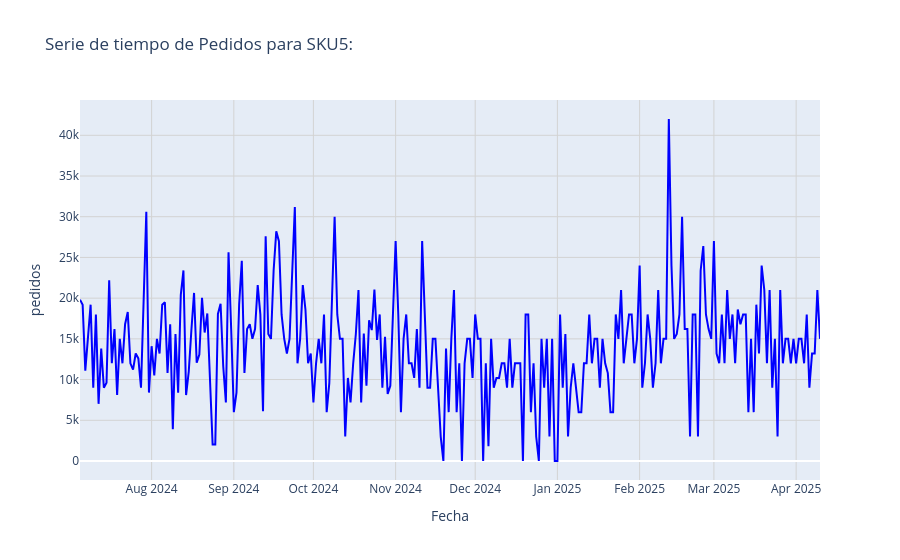

Write notebook code for a chart like this one.
### Code cell
df_sku = df[df["sku"] == sku].copy()
df_sku = df_sku.drop("sku", axis=1)

# graficamos la serie de tiempo del SKU seleccionado usando plotly
fig = px.line(
    df_sku,
    x="fecha",
    y="pedidos",
    title=f"Serie de tiempo de Pedidos para {sku}:",
)
fig.update_layout(
    xaxis_title="Fecha",
)
fig.update_xaxes(showgrid=True, gridwidth=1, gridcolor="LightGray")
fig.update_yaxes(showgrid=True, gridwidth=1, gridcolor="LightGray")
fig.update_traces(line=dict(color="blue", width=2))
fig.show()

### Figure 1 — Plotly figure (JSON) as saved in the notebook; plotly's stock layout.template omitted (floating-point values rounded to 4 significant figures; data arrays with more than 128 entries replaced by an {"elided": "..."} marker saying what was removed)
{"data": [{"hovertemplate": "fecha=%{x}<br>pedidos=%{y}<extra></extra>", "legendgroup": "", "line": {"color": "blue", "dash": "solid", "width": 2}, "marker": {"symbol": "circle"}, "mode": "lines", "name": "", "orientation": "v", "showlegend": false, "type": "scatter", "x": {"elided": "280 str values"}, "xaxis": "x", "y": {"elided": "280 int values"}, "yaxis": "y"}], "layout": {"legend": {"tracegroupgap": 0}, "title": {"text": "Serie de tiempo de Pedidos para SKU5:"}, "xaxis": {"anchor": "y", "domain": [0, 1], "gridcolor": "LightGray", "gridwidth": 1, "showgrid": true, "title": {"text": "Fecha"}}, "yaxis": {"anchor": "x", "domain": [0, 1], "gridcolor": "LightGray", "gridwidth": 1, "showgrid": true, "title": {"text": "pedidos"}}}}
